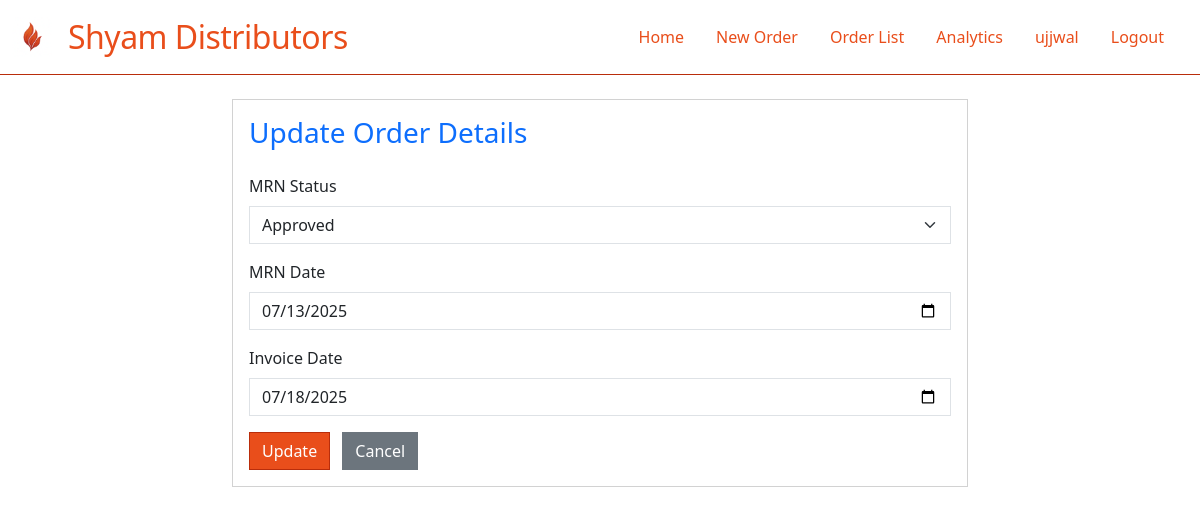
Page /orders/update-order/4/ (signed in) on the committed database.
### sylvia/models.py (models this page shows, shortened)
class BaseModel(models.Model):
    created_at = models.DateTimeField(auto_now_add=True)
    updated_at = models.DateTimeField(auto_now=True)
    created_by = models.ForeignKey(User, on_delete=models.SET_NULL, null=True, blank=True)
    class Meta:
        abstract = True

class MRN(BaseModel):
    MRN_STATUS_CHOICES = [
        ('PENDING', 'Pending'),
        ('APPROVED', 'Approved'),
        ('REJECTED', 'Rejected'),
    ]
    mrn_number = models.CharField(max_length=20, unique=True, editable=False)
    order = models.OneToOneField(Order, on_delete=models.CASCADE, related_name='mrn')
    mrn_date = models.DateField(default=timezone.now)
    status = models.CharField(max_length=20, choices=MRN_STATUS_CHOICES, default='PENDING')
    quality_checked = models.BooleanField(default=False)
    quality_remarks = models.TextField(blank=True)
    approved_by = models.ForeignKey(User, on_delete=models.SET_NULL, null=True, blank=True, related_name='approved_mrns')
    class Meta:
        ordering = ['-mrn_date']

class Order(BaseModel):
    ORDER_STATUS_CHOICES = [
        ('PENDING', 'Pending'),
        ('CONFIRMED', 'Confirmed'),
        ('MRN_CREATED', 'MRN Created'),
        ('BILLED', 'Billed'),
        ('DISPATCHED', 'Dispatched'),
        ('DELIVERED', 'Delivered'),
        ('CANCELLED', 'Cancelled'),
    ]
    order_number = models.CharField(max_length=20, unique=True, editable=False)
    dealer = models.ForeignKey(Dealer, on_delete=models.CASCADE, related_name='orders')
    vehicle = models.ForeignKey(Vehicle, on_delete=models.CASCADE, related_name='orders')
    depot = models.ForeignKey(Depot, on_delete=models.CASCADE, related_name='orders')
    order_date = models.DateTimeField(default=timezone.now)
    mrn_date = models.DateField(null=True, blank=True)
    bill_date = models.DateField(null=True, blank=True)
    dispatch_date = models.DateTimeField(null=True, blank=True)
    delivery_date = models.DateTimeField(null=True, blank=True)
    status = models.CharField(max_length=20, choices=ORDER_STATUS_CHOICES, default='PENDING')
    remarks = models.TextField(blank=True)
    whatsapp_sent = models.BooleanField(default=False)
    whatsapp_sent_at = models.DateTimeField(null=True, blank=True)
    class Meta:
        ordering = ['-order_date']

### orders/views.py (the view, shortened to what this page needs)
# urls.py: path('update-order/<int:order_id>/', update_order, name='update_order'),
@login_required
def update_order(request, order_id):
    order = get_object_or_404(Order, id=order_id)
    mrn = getattr(order, 'mrn', None)
    mrn_status = mrn.status if mrn else 'PENDING'
    invoice_date = order.bill_date
    mrn_date = order.mrn_date
    context = {
        'order': order,
        'mrn_status': mrn_status,
        'invoice_date': invoice_date,
        'mrn_date': mrn_date,
    }
    return render(request, 'orders/update_order.html', context)

### orders/templates/orders/update_order.html (shortened to what this page needs)
{% extends 'base.html' %}
{% block content %}
<div class="container py-4">
  <div class="row justify-content-center">
    <div class="col-md-8">
      <div class="card">
        <div class="card-body">
          <h3 class="mb-4 text-primary">Update Order Details</h3>
          <form method="post">
            <div class="mb-3">
              <label for="mrn_status" class="form-label">MRN Status</label>
              <select class="form-select" id="mrn_status" name="mrn_status">
                <option value="APPROVED" {% if mrn_status == 'APPROVED' %}selected{% endif %}>Approved</option>
              </select>
            </div>
            <div class="mb-3">
              <label for="mrn_date" class="form-label">MRN Date</label>
              <input type="date" class="form-control" id="mrn_date" name="mrn_date" value="{{ mrn_date|date:'Y-m-d' }}">
            </div>
            <div class="mb-3">
              <label for="invoice_date" class="form-label">Invoice Date</label>
              <input type="date" class="form-control" id="invoice_date" name="invoice_date" value="{{ invoice_date|date:'Y-m-d' }}">
            </div>
            <button type="submit" class="btn btn-primary">Update</button>
            <a href="{% url 'order_list' %}" class="btn btn-secondary ms-2">Cancel</a>
          </form>
        </div>
      </div>
    </div>
  </div>
</div>
{% endblock %}

### orders/templates/base.html (shortened to what this page needs)
{% load static %}
<!DOCTYPE html>
<html lang="en">
<head>
    <link href="https://cdn.jsdelivr.net/npm/bootstrap@5.3.0/dist/css/bootstrap.min.css" rel="stylesheet">
    <link rel="stylesheet" href="{% static 'orders/theme.css' %}">
</head>
<body>
    <nav class="navbar navbar-expand-lg">
      <div class="container-fluid">
        <a class="navbar-brand d-flex align-items-center" href="/">
          <img src="{% static 'orders/logo.png' %}" alt="Logo" class="navbar-logo">
          Shyam Distributors
        </a>
        <div class="collapse navbar-collapse" id="navbarNav">
          <ul class="navbar-nav ms-auto">
            <li class="nav-item"><a class="nav-link {% if request.path == '/' %}active{% endif %}" href="/">Home</a></li>
            <li class="nav-item"><a class="nav-link {% if request.path == '/orders/order-workflow/' %}active{% endif %}" href="/orders/order-workflow/">New Order</a></li>
            <li class="nav-item"><a class="nav-link {% if request.path == '/orders/orders/' %}active{% endif %}" href="/orders/orders/">Order List</a></li>
            <li class="nav-item"><a class="nav-link {% if request.path == '/orders/analytics/' %}active{% endif %}" href="/orders/analytics/">Analytics</a></li>
            {% if user.is_authenticated %}
              <li class="nav-item">
                <span class="nav-link">{{ user.get_full_name|default:user.username }}</span>
              </li>
              <li class="nav-item"><a class="nav-link" href="/logout/">Logout</a></li>
            {% else %}
              <li class="nav-item"><a class="nav-link {% if request.path == '/login/' %}active{% endif %}" href="/login/">Login</a></li>
            {% endif %}
          </ul>
        </div>
      </div>
    </nav>
    {% block content %}{% endblock %}
</body>
</html>

### orders/static/orders/theme.css (style rules this page uses)
:root { --primary: #e94e1b; --secondary: #f77c2b; --accent: #b92d0b; --background: #fff; --text: #2d2d2d; }
body { background: var(--background); color: var(--text); }
.navbar { background: #fff; color: var(--primary); border-radius: 0 !important; box-shadow: none; border-bottom: 1px solid var(--accent); }
.navbar .navbar-brand { color: var(--primary); font-size: 2rem; letter-spacing: -0.5px; }
.navbar .nav-link { color: var(--primary) !important; font-weight: 500; margin-right: 1rem; border-radius: 0 !important; }
.card, .table, .form-control, .btn, .form-select { border-radius: 0 !important; }
.btn-primary { background: var(--primary); border-color: var(--accent); color: #fff; }
.card, .form-control, .btn, .form-select { box-shadow: none !important; }
.navbar-logo { height: 40px; width: 40px; margin-right: 1rem; }

### rows in the picture
MRN: mrn_status "Approved"
Order: mrn_date "07/13/2025", invoice_date "07/18/2025"

### other values in the picture
{{ user.get_full_name|default:user.username }} "ujjwal"
